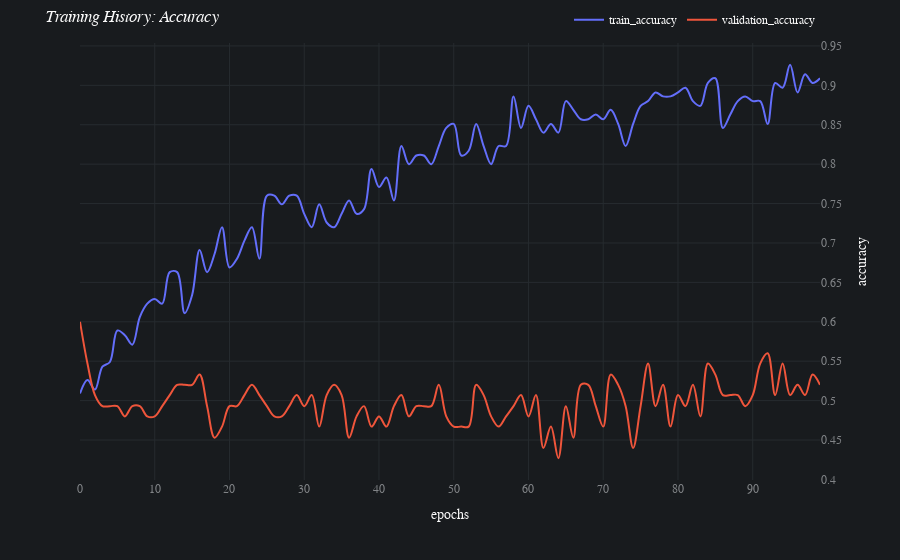
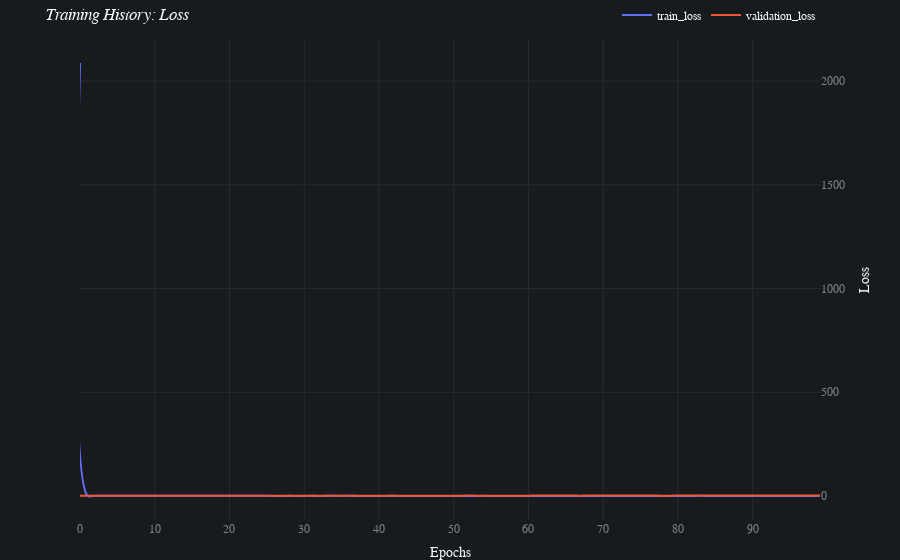

The code cell stored with these charts, in order, in its notebook:
### Code cell
aiqc.Job.get_by_id(8).results[0].plot_learning_curve()

### Figure 1 — Plotly figure (JSON) as saved in the notebook; plotly's stock layout.template omitted (floating-point values rounded to 4 significant figures)
{"data": [{"hovertemplate": "variable=train_accuracy<br>index=%{x}<br>value=%{y}<extra></extra>", "legendgroup": "train_accuracy", "line": {"color": "#636efa", "dash": "solid", "shape": "spline"}, "mode": "lines", "name": "train_accuracy", "orientation": "v", "showlegend": true, "type": "scatter", "x": [0, 1, 2, 3, 4, 5, 6, 7, 8, 9, 10, 11, 12, 13, 14, 15, 16, 17, 18, 19, 20, 21, 22, 23, 24, 25, 26, 27, 28, 29, 30, 31, 32, 33, 34, 35, 36, 37, 38, 39, 40, 41, 42, 43, 44, 45, 46, 47, 48, 49, 50, 51, 52, 53, 54, 55, 56, 57, 58, 59, 60, 61, 62, 63, 64, 65, 66, 67, 68, 69, 70, 71, 72, 73, 74, 75, 76, 77, 78, 79, 80, 81, 82, 83, 84, 85, 86, 87, 88, 89, 90, 91, 92, 93, 94, 95, 96, 97, 98, 99], "xaxis": "x", "y": [0.509, 0.526, 0.514, 0.543, 0.549, 0.589, 0.583, 0.571, 0.606, 0.623, 0.629, 0.623, 0.663, 0.663, 0.611, 0.634, 0.691, 0.663, 0.686, 0.72, 0.669, 0.68, 0.703, 0.72, 0.68, 0.76, 0.76, 0.749, 0.76, 0.76, 0.737, 0.72, 0.749, 0.726, 0.72, 0.737, 0.754, 0.737, 0.743, 0.794, 0.771, 0.783, 0.754, 0.823, 0.8, 0.811, 0.811, 0.8, 0.823, 0.846, 0.851, 0.811, 0.817, 0.851, 0.823, 0.8, 0.823, 0.823, 0.886, 0.846, 0.874, 0.857, 0.84, 0.851, 0.84, 0.88, 0.869, 0.857, 0.857, 0.863, 0.857, 0.869, 0.851, 0.823, 0.851, 0.874, 0.88, 0.891, 0.886, 0.886, 0.891, 0.897, 0.88, 0.874, 0.903, 0.909, 0.846, 0.863, 0.88, 0.886, 0.88, 0.88, 0.851, 0.903, 0.897, 0.926, 0.891, 0.914, 0.903, 0.909], "yaxis": "y"}, {"hovertemplate": "variable=validation_accuracy<br>index=%{x}<br>value=%{y}<extra></extra>", "legendgroup": "validation_accuracy", "line": {"color": "#EF553B", "dash": "solid", "shape": "spline"}, "mode": "lines", "name": "validation_accuracy", "orientation": "v", "showlegend": true, "type": "scatter", "x": [0, 1, 2, 3, 4, 5, 6, 7, 8, 9, 10, 11, 12, 13, 14, 15, 16, 17, 18, 19, 20, 21, 22, 23, 24, 25, 26, 27, 28, 29, 30, 31, 32, 33, 34, 35, 36, 37, 38, 39, 40, 41, 42, 43, 44, 45, 46, 47, 48, 49, 50, 51, 52, 53, 54, 55, 56, 57, 58, 59, 60, 61, 62, 63, 64, 65, 66, 67, 68, 69, 70, 71, 72, 73, 74, 75, 76, 77, 78, 79, 80, 81, 82, 83, 84, 85, 86, 87, 88, 89, 90, 91, 92, 93, 94, 95, 96, 97, 98, 99], "xaxis": "x", "y": [0.6, 0.547, 0.507, 0.493, 0.493, 0.493, 0.48, 0.493, 0.493, 0.48, 0.48, 0.493, 0.507, 0.52, 0.52, 0.52, 0.533, 0.493, 0.453, 0.467, 0.493, 0.493, 0.507, 0.52, 0.507, 0.493, 0.48, 0.48, 0.493, 0.507, 0.493, 0.507, 0.467, 0.507, 0.52, 0.507, 0.453, 0.48, 0.493, 0.467, 0.48, 0.467, 0.493, 0.507, 0.48, 0.493, 0.493, 0.493, 0.52, 0.48, 0.467, 0.467, 0.467, 0.52, 0.507, 0.48, 0.467, 0.48, 0.493, 0.507, 0.48, 0.507, 0.44, 0.467, 0.427, 0.493, 0.453, 0.52, 0.52, 0.493, 0.467, 0.533, 0.52, 0.493, 0.44, 0.493, 0.547, 0.493, 0.52, 0.467, 0.507, 0.493, 0.52, 0.48, 0.547, 0.533, 0.507, 0.507, 0.507, 0.493, 0.507, 0.547, 0.56, 0.507, 0.547, 0.507, 0.52, 0.507, 0.533, 0.52], "yaxis": "y"}], "layout": {"autosize": true, "font": {"color": "#FAFAFA", "family": "Avenir"}, "hoverlabel": {"bgcolor": "#0F0F0F", "font": {"family": "Avenir", "size": 15}}, "legend": {"orientation": "h", "title": {}, "tracegroupgap": 0, "x": 1, "xanchor": "right", "y": 1.02, "yanchor": "bottom"}, "margin": {"t": 5}, "paper_bgcolor": "#181B1E", "plot_bgcolor": "#181B1E", "title": {"text": "<i>Training History: Accuracy</i>"}, "xaxis": {"anchor": "y", "autorange": true, "domain": [0, 1], "gridcolor": "#262B2F", "range": [0, 99], "tickfont": {"color": "#818487"}, "title": {"text": "epochs"}, "type": "linear", "zeroline": false}, "yaxis": {"anchor": "x", "autorange": true, "domain": [0, 1], "dtick": 0.05, "gridcolor": "#262B2F", "range": [0.3993, 0.9537], "side": "right", "tick0": 0, "tickfont": {"color": "#818487"}, "tickmode": "linear", "title": {"text": "accuracy"}, "type": "linear", "zeroline": false}}}

### Figure 2 — Plotly figure (JSON) as saved in the notebook; plotly's stock layout.template omitted (floating-point values rounded to 4 significant figures)
{"data": [{"hovertemplate": "variable=train_loss<br>index=%{x}<br>value=%{y}<extra></extra>", "legendgroup": "train_loss", "line": {"color": "#636efa", "dash": "solid", "shape": "spline"}, "mode": "lines", "name": "train_loss", "orientation": "v", "showlegend": true, "type": "scatter", "x": [0, 1, 2, 3, 4, 5, 6, 7, 8, 9, 10, 11, 12, 13, 14, 15, 16, 17, 18, 19, 20, 21, 22, 23, 24, 25, 26, 27, 28, 29, 30, 31, 32, 33, 34, 35, 36, 37, 38, 39, 40, 41, 42, 43, 44, 45, 46, 47, 48, 49, 50, 51, 52, 53, 54, 55, 56, 57, 58, 59, 60, 61, 62, 63, 64, 65, 66, 67, 68, 69, 70, 71, 72, 73, 74, 75, 76, 77, 78, 79, 80, 81, 82, 83, 84, 85, 86, 87, 88, 89, 90, 91, 92, 93, 94, 95, 96, 97, 98, 99], "xaxis": "x", "y": [2087.0, 2.017, 1.386, 1.179, 1.184, 1.02, 0.943, 1.056, 0.797, 0.834, 0.741, 0.691, 0.79, 0.797, 0.743, 0.755, 0.686, 0.714, 0.709, 0.718, 0.916, 0.688, 0.588, 0.677, 0.715, 0.608, 0.558, 0.53, 0.569, 0.532, 0.502, 0.583, 0.558, 0.59, 0.896, 0.513, 0.738, 0.552, 0.514, 0.529, 0.505, 0.519, 0.588, 0.369, 0.412, 0.482, 0.51, 0.378, 0.322, 0.409, 0.318, 0.509, 0.357, 0.432, 0.583, 0.488, 0.425, 0.399, 0.379, 0.352, 0.259, 0.416, 0.399, 0.382, 0.298, 0.295, 0.394, 0.326, 0.511, 0.333, 0.366, 0.289, 0.466, 0.339, 0.412, 0.277, 0.405, 0.224, 0.299, 0.339, 0.307, 0.276, 0.278, 0.833, 0.263, 0.385, 0.495, 0.242, 0.264, 0.407, 0.451, 0.272, 0.272, 0.374, 0.217, 0.203, 0.303, 0.215, 0.224, 0.222], "yaxis": "y"}, {"hovertemplate": "variable=validation_loss<br>index=%{x}<br>value=%{y}<extra></extra>", "legendgroup": "validation_loss", "line": {"color": "#EF553B", "dash": "solid", "shape": "spline"}, "mode": "lines", "name": "validation_loss", "orientation": "v", "showlegend": true, "type": "scatter", "x": [0, 1, 2, 3, 4, 5, 6, 7, 8, 9, 10, 11, 12, 13, 14, 15, 16, 17, 18, 19, 20, 21, 22, 23, 24, 25, 26, 27, 28, 29, 30, 31, 32, 33, 34, 35, 36, 37, 38, 39, 40, 41, 42, 43, 44, 45, 46, 47, 48, 49, 50, 51, 52, 53, 54, 55, 56, 57, 58, 59, 60, 61, 62, 63, 64, 65, 66, 67, 68, 69, 70, 71, 72, 73, 74, 75, 76, 77, 78, 79, 80, 81, 82, 83, 84, 85, 86, 87, 88, 89, 90, 91, 92, 93, 94, 95, 96, 97, 98, 99], "xaxis": "x", "y": [0.679, 0.686, 0.692, 0.695, 0.697, 0.709, 0.718, 0.73, 0.713, 0.713, 0.712, 0.713, 0.719, 0.725, 0.734, 0.719, 0.728, 0.748, 0.772, 0.775, 0.789, 0.812, 0.773, 0.765, 0.798, 0.855, 0.863, 0.882, 0.879, 0.89, 0.898, 0.997, 1.075, 0.886, 0.907, 0.915, 0.986, 0.997, 0.92, 0.972, 0.926, 1.006, 1.025, 1.022, 1.22, 1.002, 1.035, 1.162, 1.153, 1.659, 1.676, 1.667, 1.97, 1.615, 1.482, 1.757, 1.54, 1.769, 1.73, 1.692, 1.742, 1.969, 1.844, 1.771, 1.927, 2.24, 2.025, 1.493, 2.225, 1.939, 1.802, 1.934, 2.141, 1.962, 2.188, 2.595, 1.901, 1.892, 1.604, 1.689, 1.995, 1.957, 2.24, 2.529, 2.008, 2.004, 2.497, 2.171, 2.138, 2.37, 2.13, 2.378, 2.289, 1.852, 1.848, 2.128, 2.208, 2.177, 2.249, 2.354], "yaxis": "y"}], "layout": {"autosize": true, "font": {"color": "#FAFAFA", "family": "Avenir"}, "hoverlabel": {"bgcolor": "#0F0F0F", "font": {"family": "Avenir", "size": 15}}, "legend": {"orientation": "h", "title": {}, "tracegroupgap": 0, "x": 1, "xanchor": "right", "y": 1.02, "yanchor": "bottom"}, "margin": {"b": 0, "t": 5}, "paper_bgcolor": "#181B1E", "plot_bgcolor": "#181B1E", "title": {"text": "<i>Training History: Loss</i>"}, "xaxis": {"anchor": "y", "autorange": true, "domain": [0, 1], "gridcolor": "#262B2F", "range": [0, 99], "tickfont": {"color": "#818487"}, "title": {"text": "Epochs"}, "type": "linear", "zeroline": false}, "yaxis": {"anchor": "x", "autorange": true, "domain": [0, 1], "gridcolor": "#262B2F", "nticks": 9, "range": [-115.7, 2203.0], "side": "right", "tick0": 0, "tickfont": {"color": "#818487"}, "tickmode": "auto", "title": {"text": "Loss"}, "type": "linear", "zeroline": false}}}
